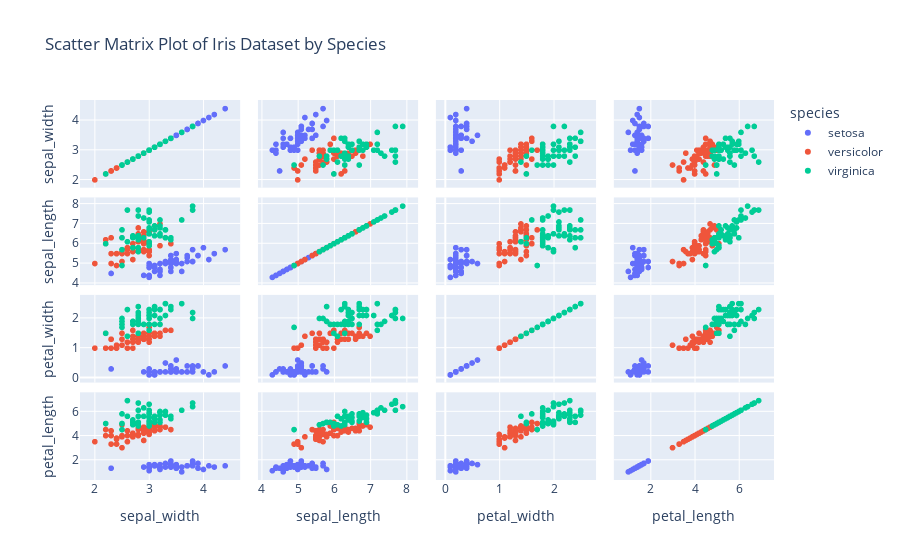

Notebook code for this chart:
### Markdown cell above
## Ans:

### Code cell
iris = px.data.iris()

# Create the scatter matrix plot
fig2 = px.scatter_matrix(
    iris,
    dimensions=["sepal_width", "sepal_length", "petal_width", "petal_length"],
    color="species",
    title="Scatter Matrix Plot of Iris Dataset by Species",
)

# Show the plot
fig2.show()

### Figure 1 — Plotly figure (JSON) as saved in the notebook; plotly's stock layout.template omitted (floating-point values rounded to 4 significant figures)
{"data": [{"dimensions": [{"axis": {"matches": true}, "label": "sepal_width", "values": [3.5, 3, 3.2, 3.1, 3.6, 3.9, 3.4, 3.4, 2.9, 3.1, 3.7, 3.4, 3, 3, 4, 4.4, 3.9, 3.5, 3.8, 3.8, 3.4, 3.7, 3.6, 3.3, 3.4, 3, 3.4, 3.5, 3.4, 3.2, 3.1, 3.4, 4.1, 4.2, 3.1, 3.2, 3.5, 3.1, 3, 3.4, 3.5, 2.3, 3.2, 3.5, 3.8, 3, 3.8, 3.2, 3.7, 3.3]}, {"axis": {"matches": true}, "label": "sepal_length", "values": [5.1, 4.9, 4.7, 4.6, 5, 5.4, 4.6, 5, 4.4, 4.9, 5.4, 4.8, 4.8, 4.3, 5.8, 5.7, 5.4, 5.1, 5.7, 5.1, 5.4, 5.1, 4.6, 5.1, 4.8, 5, 5, 5.2, 5.2, 4.7, 4.8, 5.4, 5.2, 5.5, 4.9, 5, 5.5, 4.9, 4.4, 5.1, 5, 4.5, 4.4, 5, 5.1, 4.8, 5.1, 4.6, 5.3, 5]}, {"axis": {"matches": true}, "label": "petal_width", "values": [0.2, 0.2, 0.2, 0.2, 0.2, 0.4, 0.3, 0.2, 0.2, 0.1, 0.2, 0.2, 0.1, 0.1, 0.2, 0.4, 0.4, 0.3, 0.3, 0.3, 0.2, 0.4, 0.2, 0.5, 0.2, 0.2, 0.4, 0.2, 0.2, 0.2, 0.2, 0.4, 0.1, 0.2, 0.1, 0.2, 0.2, 0.1, 0.2, 0.2, 0.3, 0.3, 0.2, 0.6, 0.4, 0.3, 0.2, 0.2, 0.2, 0.2]}, {"axis": {"matches": true}, "label": "petal_length", "values": [1.4, 1.4, 1.3, 1.5, 1.4, 1.7, 1.4, 1.5, 1.4, 1.5, 1.5, 1.6, 1.4, 1.1, 1.2, 1.5, 1.3, 1.4, 1.7, 1.5, 1.7, 1.5, 1, 1.7, 1.9, 1.6, 1.6, 1.5, 1.4, 1.6, 1.6, 1.5, 1.5, 1.4, 1.5, 1.2, 1.3, 1.5, 1.3, 1.5, 1.3, 1.3, 1.3, 1.6, 1.9, 1.4, 1.6, 1.4, 1.5, 1.4]}], "hovertemplate": "species=setosa<br>%{xaxis.title.text}=%{x}<br>%{yaxis.title.text}=%{y}<extra></extra>", "legendgroup": "setosa", "marker": {"color": "#636efa", "symbol": "circle"}, "name": "setosa", "showlegend": true, "type": "splom"}, {"dimensions": [{"axis": {"matches": true}, "label": "sepal_width", "values": [3.2, 3.2, 3.1, 2.3, 2.8, 2.8, 3.3, 2.4, 2.9, 2.7, 2, 3, 2.2, 2.9, 2.9, 3.1, 3, 2.7, 2.2, 2.5, 3.2, 2.8, 2.5, 2.8, 2.9, 3, 2.8, 3, 2.9, 2.6, 2.4, 2.4, 2.7, 2.7, 3, 3.4, 3.1, 2.3, 3, 2.5, 2.6, 3, 2.6, 2.3, 2.7, 3, 2.9, 2.9, 2.5, 2.8]}, {"axis": {"matches": true}, "label": "sepal_length", "values": [7, 6.4, 6.9, 5.5, 6.5, 5.7, 6.3, 4.9, 6.6, 5.2, 5, 5.9, 6, 6.1, 5.6, 6.7, 5.6, 5.8, 6.2, 5.6, 5.9, 6.1, 6.3, 6.1, 6.4, 6.6, 6.8, 6.7, 6, 5.7, 5.5, 5.5, 5.8, 6, 5.4, 6, 6.7, 6.3, 5.6, 5.5, 5.5, 6.1, 5.8, 5, 5.6, 5.7, 5.7, 6.2, 5.1, 5.7]}, {"axis": {"matches": true}, "label": "petal_width", "values": [1.4, 1.5, 1.5, 1.3, 1.5, 1.3, 1.6, 1, 1.3, 1.4, 1, 1.5, 1, 1.4, 1.3, 1.4, 1.5, 1, 1.5, 1.1, 1.8, 1.3, 1.5, 1.2, 1.3, 1.4, 1.4, 1.7, 1.5, 1, 1.1, 1, 1.2, 1.6, 1.5, 1.6, 1.5, 1.3, 1.3, 1.3, 1.2, 1.4, 1.2, 1, 1.3, 1.2, 1.3, 1.3, 1.1, 1.3]}, {"axis": {"matches": true}, "label": "petal_length", "values": [4.7, 4.5, 4.9, 4, 4.6, 4.5, 4.7, 3.3, 4.6, 3.9, 3.5, 4.2, 4, 4.7, 3.6, 4.4, 4.5, 4.1, 4.5, 3.9, 4.8, 4, 4.9, 4.7, 4.3, 4.4, 4.8, 5, 4.5, 3.5, 3.8, 3.7, 3.9, 5.1, 4.5, 4.5, 4.7, 4.4, 4.1, 4, 4.4, 4.6, 4, 3.3, 4.2, 4.2, 4.2, 4.3, 3, 4.1]}], "hovertemplate": "species=versicolor<br>%{xaxis.title.text}=%{x}<br>%{yaxis.title.text}=%{y}<extra></extra>", "legendgroup": "versicolor", "marker": {"color": "#EF553B", "symbol": "circle"}, "name": "versicolor", "showlegend": true, "type": "splom"}, {"dimensions": [{"axis": {"matches": true}, "label": "sepal_width", "values": [3.3, 2.7, 3, 2.9, 3, 3, 2.5, 2.9, 2.5, 3.6, 3.2, 2.7, 3, 2.5, 2.8, 3.2, 3, 3.8, 2.6, 2.2, 3.2, 2.8, 2.8, 2.7, 3.3, 3.2, 2.8, 3, 2.8, 3, 2.8, 3.8, 2.8, 2.8, 2.6, 3, 3.4, 3.1, 3, 3.1, 3.1, 3.1, 2.7, 3.2, 3.3, 3, 2.5, 3, 3.4, 3]}, {"axis": {"matches": true}, "label": "sepal_length", "values": [6.3, 5.8, 7.1, 6.3, 6.5, 7.6, 4.9, 7.3, 6.7, 7.2, 6.5, 6.4, 6.8, 5.7, 5.8, 6.4, 6.5, 7.7, 7.7, 6, 6.9, 5.6, 7.7, 6.3, 6.7, 7.2, 6.2, 6.1, 6.4, 7.2, 7.4, 7.9, 6.4, 6.3, 6.1, 7.7, 6.3, 6.4, 6, 6.9, 6.7, 6.9, 5.8, 6.8, 6.7, 6.7, 6.3, 6.5, 6.2, 5.9]}, {"axis": {"matches": true}, "label": "petal_width", "values": [2.5, 1.9, 2.1, 1.8, 2.2, 2.1, 1.7, 1.8, 1.8, 2.5, 2, 1.9, 2.1, 2, 2.4, 2.3, 1.8, 2.2, 2.3, 1.5, 2.3, 2, 2, 1.8, 2.1, 1.8, 1.8, 1.8, 2.1, 1.6, 1.9, 2, 2.2, 1.5, 1.4, 2.3, 2.4, 1.8, 1.8, 2.1, 2.4, 2.3, 1.9, 2.3, 2.5, 2.3, 1.9, 2, 2.3, 1.8]}, {"axis": {"matches": true}, "label": "petal_length", "values": [6, 5.1, 5.9, 5.6, 5.8, 6.6, 4.5, 6.3, 5.8, 6.1, 5.1, 5.3, 5.5, 5, 5.1, 5.3, 5.5, 6.7, 6.9, 5, 5.7, 4.9, 6.7, 4.9, 5.7, 6, 4.8, 4.9, 5.6, 5.8, 6.1, 6.4, 5.6, 5.1, 5.6, 6.1, 5.6, 5.5, 4.8, 5.4, 5.6, 5.1, 5.1, 5.9, 5.7, 5.2, 5, 5.2, 5.4, 5.1]}], "hovertemplate": "species=virginica<br>%{xaxis.title.text}=%{x}<br>%{yaxis.title.text}=%{y}<extra></extra>", "legendgroup": "virginica", "marker": {"color": "#00cc96", "symbol": "circle"}, "name": "virginica", "showlegend": true, "type": "splom"}], "layout": {"autosize": true, "dragmode": "select", "legend": {"title": {"text": "species"}, "tracegroupgap": 0}, "title": {"text": "Scatter Matrix Plot of Iris Dataset by Species"}, "xaxis": {"autorange": true, "range": [1.532, 4.868], "type": "linear"}, "xaxis2": {"autorange": true, "range": [3.598, 8.602], "type": "linear"}, "xaxis3": {"autorange": true, "range": [-0.368, 2.968], "type": "linear"}, "xaxis4": {"autorange": true, "range": [-0.1504, 8.05], "type": "linear"}, "yaxis": {"autorange": true, "range": [1.532, 4.868], "type": "linear"}, "yaxis2": {"autorange": true, "range": [3.598, 8.602], "type": "linear"}, "yaxis3": {"autorange": true, "range": [-0.368, 2.968], "type": "linear"}, "yaxis4": {"autorange": true, "range": [-0.1504, 8.05], "type": "linear"}}}
